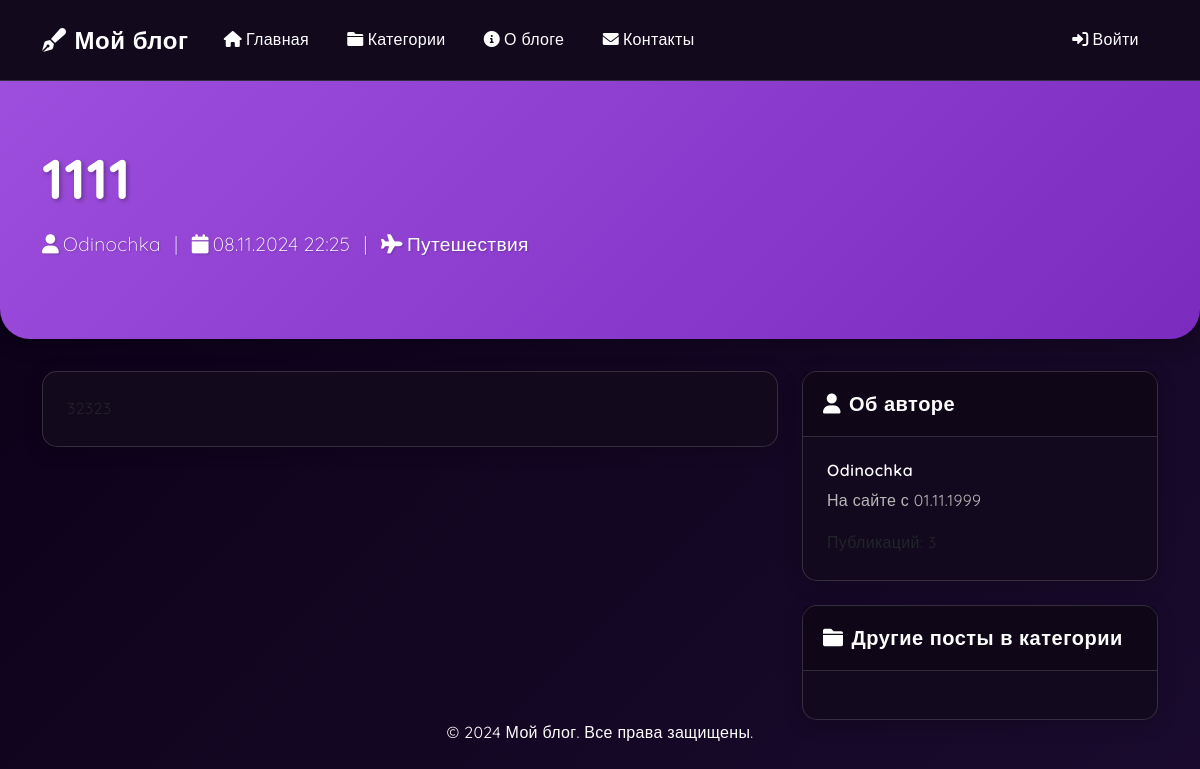
Screenshot of /blog/post/7/ with the database file from the repository.
### blog/models.py (models this page shows, shortened)
class Post(models.Model):
    title = models.CharField(max_length=200, verbose_name="Заголовок")
    content = RichTextField(verbose_name="Содержание")
    author = models.ForeignKey(User, on_delete=models.CASCADE, related_name='posts')
    category = models.ForeignKey(Category, on_delete=models.SET_NULL, null=True, related_name='posts')
    created_at = models.DateTimeField(auto_now_add=True)
    updated_at = models.DateTimeField(auto_now=True)
    is_published = models.BooleanField(default=False)
    thumbnail = models.ImageField(upload_to='post_thumbnails/', null=True, blank=True, verbose_name="Обложка поста")
    attachments = models.ManyToManyField('PostAttachment', blank=True, related_name='posts')
    views_count = models.PositiveIntegerField(default=0)
    is_locked = models.BooleanField(default=False, verbose_name="Заблокирован")
    class Meta:
        ordering = ['-created_at']
        verbose_name = "Пост"
        verbose_name_plural = "Посты"

class Category(models.Model):
    name = models.CharField(max_length=100, verbose_name="Название")
    slug = models.SlugField(unique=True, blank=True)
    description = models.TextField(verbose_name="Описание")
    icon = models.CharField(max_length=50, default="fa-folder")
    class Meta:
        verbose_name = "Категория"
        verbose_name_plural = "Категории"

### blog/views.py (the view)
# urls.py: path('post/<int:pk>/', views.post_detail, name='post_detail'),
def post_detail(request, pk):
    post = get_object_or_404(Post, pk=pk)
    return render(request, 'blog/post_detail.html', {'post': post})

### blog/templates/blog/post_detail.html (shortened to what this page needs)
{% extends 'base.html' %}
{% block content %}
<div class="hero-section">
    <div class="container">
        <h1 class="display-4">{{ post.title }}</h1>
        <p class="lead text-white">
            <i class="fas fa-user me-1"></i>{{ post.author.username }}
            <span class="mx-2">|</span>
            <i class="fas fa-calendar me-1"></i>{{ post.created_at|date:"d.m.Y H:i" }}
            {% if post.category %}
            <span class="mx-2">|</span>
            <i class="fas {{ post.category.icon }} me-1"></i>{{ post.category.name }}
            {% endif %}
        </p>
    </div>
</div>
<div class="container">
    <div class="row">
        <div class="col-lg-8">
            <div class="card">
                <div class="card-body">
                    <article class="blog-post">
                        <div class="content">
                            {{ post.content|safe }}
                        </div>
                    </article>
                </div>
            </div>
        </div>
        <div class="col-lg-4">
            <div class="card mb-4">
                <div class="card-header">
                    <h5 class="card-title mb-0">
                        <i class="fas fa-user me-2"></i>Об авторе
                    </h5>
                </div>
                <div class="card-body">
                    <h6>{{ post.author.username }}</h6>
                    <p class="text-muted">
                        На сайте с {{ post.author.date_joined|date:"d.m.Y" }}
                    </p>
                    <p class="mb-0">
                        Публикаций: {{ post.author.posts.count }}
                    </p>
                </div>
            </div>
            {% if post.category %}
            <div class="card">
                <div class="card-header">
                    <h5 class="card-title mb-0">
                        <i class="fas fa-folder me-2"></i>Другие посты в категории
                    </h5>
                </div>
                <div class="card-body">
                </div>
            </div>
            {% endif %}
        </div>
    </div>
</div>
{% endblock %}

### static/css/style.css (style rules this page uses)
:root { --primary-color: #9D4EDD; --secondary-color: #7B2CBF; --accent-color: #C77DFF; --background-color: #0A0015; --card-bg: rgba(20, 10, 30, 0.95); --text-color: #FFFFFF; --text-muted: #B8B8B8; --link-color: #E0AAFF; --hover-color: #F3D1FF; --border-color: rgba(255, 255, 255, 0.15); --input-bg: rgba(30, 15, 45, 0.95); }
body { font-family: 'Quicksand', sans-serif; background: linear-gradient(135deg, var(--background-color), #1A0B2E); color: var(--text-color); min-height: 100vh; line-height: 1.6; letter-spacing: 0.3px; }
.card { background: var(--card-bg); border: 1px solid var(--border-color); border-radius: 15px; box-shadow: 0 4px 20px rgba(0, 0, 0, 0.2); transition: all 0.3s cubic-bezier(0.4, 0, 0.2, 1); }
.card-header { background: rgba(0, 0, 0, 0.2); border-bottom: 1px solid var(--border-color); padding: 1.25rem; }
.card-body { padding: 1.5rem; }
.card-title { color: var(--text-color); font-weight: 600; margin-bottom: 1rem; letter-spacing: 0.5px; }
.hero-section { background: linear-gradient(135deg, var(--primary-color), var(--secondary-color)); padding: 4rem 0; margin-bottom: 2rem; border-radius: 0 0 30px 30px; box-shadow: 0 4px 20px rgba(0, 0, 0, 0.3); }
.hero-section h1 { color: white; font-weight: 700; margin-bottom: 1rem; text-shadow: 2px 2px 4px rgba(0, 0, 0, 0.3); }
.hero-section .lead { color: rgba(255, 255, 255, 0.95); font-size: 1.2rem; text-shadow: 1px 1px 2px rgba(0, 0, 0, 0.2); }
h1, h2, h3, h4, h5, h6 { color: var(--text-color); font-weight: 600; letter-spacing: 0.5px; }
.text-muted { color: var(--text-muted) !important; }
.card { transition: all 0.3s cubic-bezier(0.4, 0, 0.2, 1); }

### rows the page displays
Post: title "1111", author.username "Odinochka", created_at "08.11.2024 22:25", category.name "Путешествия", content "32323", author.date_joined "01.11.1999", author.posts.count "3"
